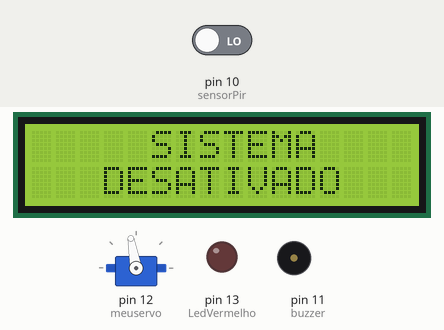
The sketch below on a simulated Arduino Uno, built with avr-gcc and run on an emulated ATmega328P. Parts: 16×2 character LCD, servo, output pins drawn as LEDs (lit = HIGH), buzzer (waves = sounding, pin HIGH). Inputs (shaded band) come from the test bench; at power-on: pin 10 (sensorPir) LOW. What the sketch prints to the serial monitor is not drawn.

Above: at 1.2 s.
1.3 s: pin 10 (sensorPir) driven HIGH
At 1.35 s:
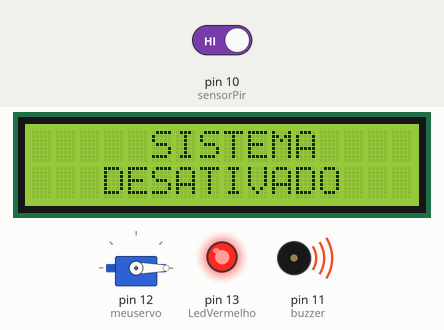
At 1.7 s:
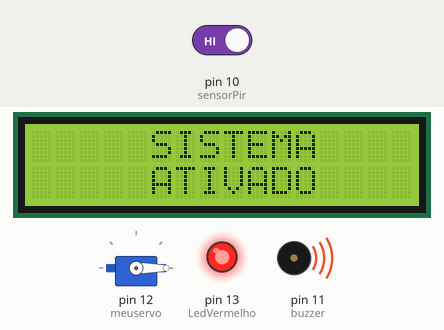
2.9 s: pin 10 (sensorPir) driven LOW
Timing chart, 0 to 5.9 s (numbered marks = the images above; inputs shaded):
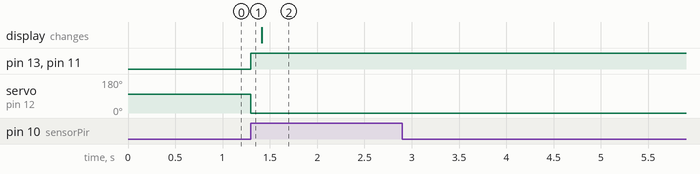

Measured:
- after the input at 1.3 s, pin 13 (LedVermelho), pin 11 (buzzer): LOW → HIGH at once; servo on pin 12 (meuservo): 100° → 0° at once
- after the input at 2.9 s, every drawn part: stays the same

The sketch:

Arduino.ino
```cpp
#include "Servo.h"
#include <Wire.h>
#include <Keypad.h>
#include <LiquidCrystal_I2C.h>

const byte linhas = 4;
const byte colunas = 4;

char matrizteclado[linhas][colunas] = {
  {'1', '2', '3', 'A'},
  {'4', '5', '6', 'B'},
  {'7', '8', '9', 'C'},
  {'*', '0', '#', 'D'}
};

byte pinoslinhas[linhas] = {9,8,7,6}; //pinos utilizados nas linhas
byte pinoscolunas[colunas] = {5,4,3,2}; //pinos utilizados nas colunas

char* senha = "1234";

int LedVermelho = 13;
int buzzer = 11;
int sensorPir = 10;

int variavel_Senha_armazenada = 0 , leitura = 0;
char digito;

Keypad teclado = Keypad( makeKeymap(matrizteclado), pinoslinhas, pinoscolunas, linhas, colunas );
LiquidCrystal_I2C lcd(0x27,16,2);  // Criando um LCD de 16x2 no endereço 0x20
Servo meuservo;

void setup()
{
  lcd.init();                 // Inicializando o LCD
  lcd.backlight();            // Ligando o BackLight do LCD
  lcd.setCursor(5,0);
  lcd.print("SISTEMA");
  lcd.setCursor(3,1);
  lcd.print("DESATIVADO");

  meuservo.attach(12);
  meuservo.write(100);
  Serial.begin(115200);

  pinMode(LedVermelho,OUTPUT);
  pinMode(buzzer,OUTPUT);
  pinMode(sensorPir,INPUT);
}

void loop(){

leitura = digitalRead(sensorPir);
digito = teclado.getKey();
Serial.write("0");


if(leitura == 1){
digitalWrite(LedVermelho,HIGH);
digitalWrite(buzzer,HIGH);
meuservo.write(0);

Serial.write("1");

delay(100);
lcd.clear();
lcd.setCursor(5,0);
lcd.print("SISTEMA");
lcd.setCursor(5,1);
lcd.print("ATIVADO");
}

if (digito !=0){

if (digito == senha[variavel_Senha_armazenada]) variavel_Senha_armazenada ++;
else variavel_Senha_armazenada = 0;

if (variavel_Senha_armazenada == 4){
variavel_Senha_armazenada = 0;

digitalWrite(LedVermelho,LOW);
digitalWrite(buzzer,LOW);

lcd.clear();
lcd.setCursor(5,0);
lcd.print("SISTEMA");
lcd.setCursor(3,1);
lcd.print("DESATIVADO");
meuservo.write(100);
Serial.write("0");
    }
  }
}
```
